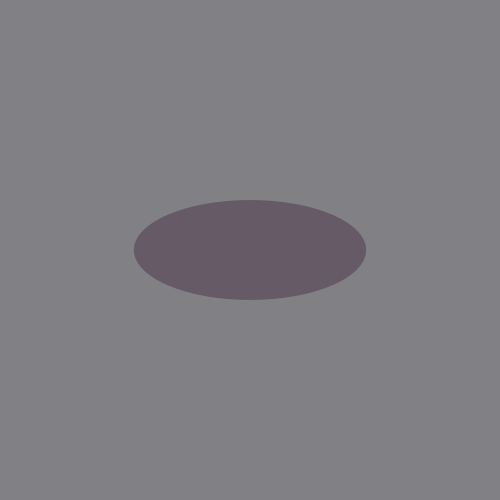
#> input picture Images/e6.png, 500 x 500 px, found by its file name
$ python potholedetection.py   (older library calls are emulated)
#> lines starting #> are read from the running program, lines starting #| are printed output that depends on the picture; after the words box and inside, x2 and y2 are one past the last pixel; in counts of white or black regions, pixels touching at a corner belong together
import cv2
import numpy as np

FRAME_WIDTH = 600

img = cv2.imread('images/e6.png')
#> img is the input picture: shape (500, 500, 3); mean B, G, R 130.7, 126.2, 127
img = cv2.imread('images/filled2.jpg')
img = cv2.imread('images/f2.png')
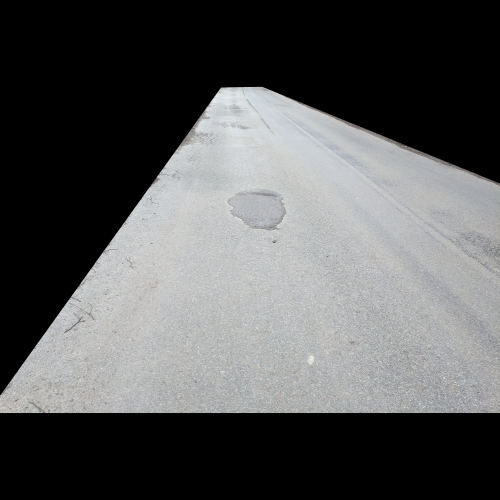
#> input picture Images/f2.png, 500 x 500 px, found by its file name
#> img is the input picture: shape (500, 500, 3); mean B, G, R 88.1, 87.8, 87.2
img = cv2.imread('images/fake_road4.png')
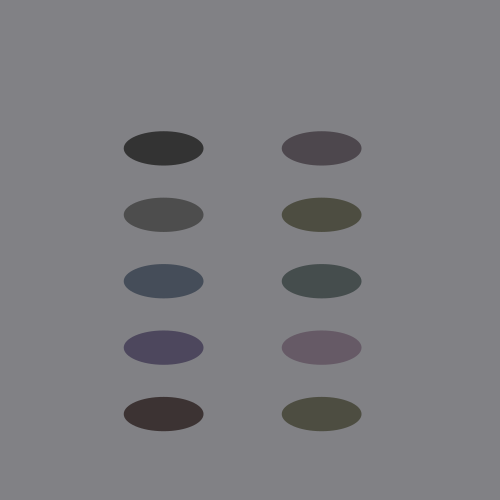
#> input picture Images/fake_road4.png, 500 x 500 px, found by its file name
#> img is the input picture: shape (500, 500, 3); mean B, G, R 128, 124.1, 124.2
img = cv2.imread('images/k2_cropped_small.png')
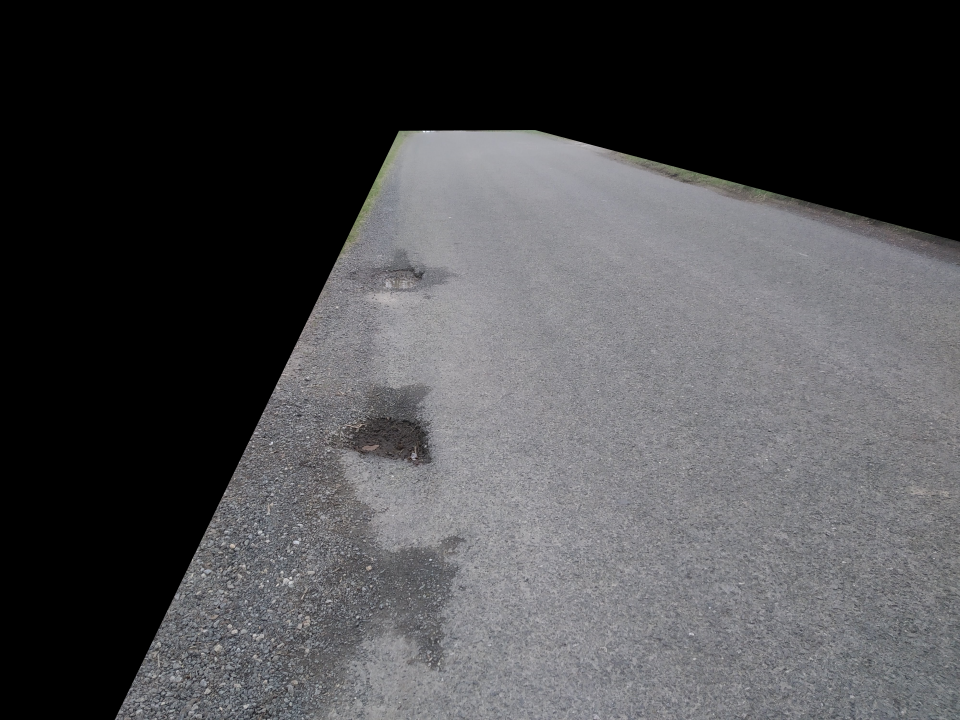
#> input picture Images/k2_cropped_small.png, 960 x 720 px, found by its file name
#> img is the input picture: shape (720, 960, 3); mean B, G, R 76.1, 74.1, 74.2
img = cv2.imread('images/im3_cropped_small.png')
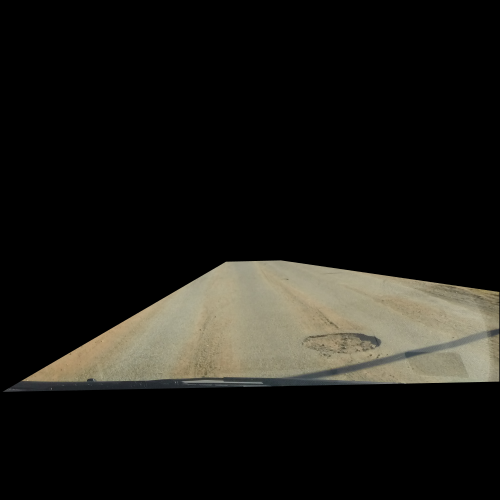
#> input picture Images/im3_cropped_small.png, 500 x 500 px, found by its file name
#> img is the input picture: shape (500, 500, 3); mean B, G, R 21.4, 25.8, 27

# Resize Image
height, width, depth = img.shape
#> height = 500; width = 500; depth = 3
img = cv2.resize(img, (int(FRAME_WIDTH), int(FRAME_WIDTH * height / width)))
#> img: shape (600, 600, 3)

# Greyscale
gray = cv2.cvtColor(img,cv2.COLOR_BGR2GRAY)
#cv2.imshow('Greyscale', gray)

# Blurring
blur = cv2.GaussianBlur(gray, (3, 3), 0)
#cv2.imshow('Blur', blur)

# Thresholding
retval, threshold = cv2.threshold(gray, 80, 255, cv2.THRESH_BINARY_INV)
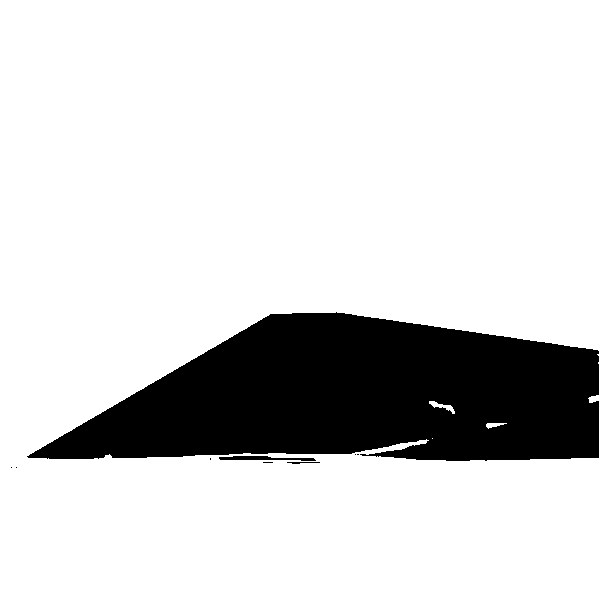
#> threshold: shape (600, 600); 83.4% white; 9 black regions (6 under 20 px), largest, box (x1, y1, x2, y2) and area: (27, 312, 599, 461) 59449, (219, 456, 316, 461) 292, (287, 462, 320, 464) 41
#cv2.imshow('threshold',threshold)

# Adaptive Thresholding
adThresh = cv2.adaptiveThreshold(gray, 255, cv2.ADAPTIVE_THRESH_GAUSSIAN_C, cv2.THRESH_BINARY_INV, 115, 5)
#> adThresh: shape (600, 600); 12.4% white; 145 white regions (128 under 20 px), largest, box (x1, y1, x2, y2) and area: (0, 280, 600, 495) 40470, (357, 400, 580, 454) 1699, (362, 399, 458, 424) 971
#cv2.imshow('Adaptive3',adThresh)

# Erosion
kernel = np.ones((2,2), np.uint8)
erosion = cv2.erode(adThresh, kernel, iterations = 3)	# best
#> erosion: shape (600, 600); 10.2% white; 18 white regions (13 under 20 px), largest, box (x1, y1, x2, y2) and area: (0, 283, 600, 468) 18428, (6, 456, 600, 495) 16848, (377, 403, 579, 452) 880, (398, 402, 457, 417) 284, (587, 398, 600, 404) 48
cv2.imshow('Eroded', erosion)

# Dilate the image
kernel = np.ones((2,2),np.uint8)
dilation = cv2.dilate(erosion, kernel, iterations=1)
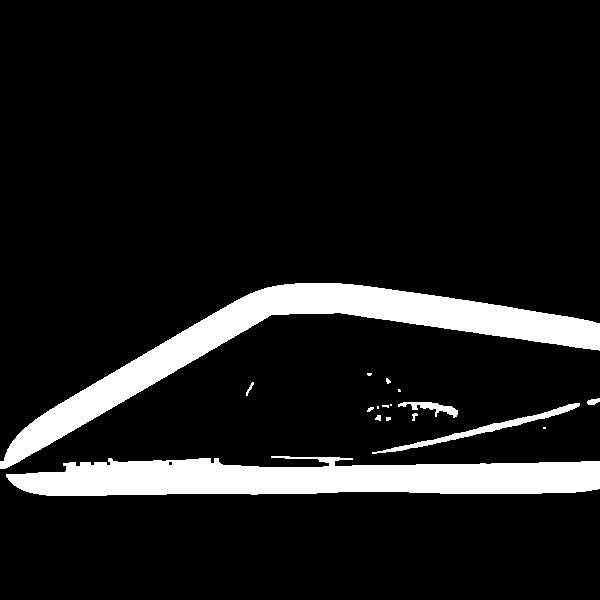
#> dilation: shape (600, 600); 10.7% white; 17 white regions (7 under 20 px)
#cv2.imshow('Dilate',dilation)

# Get Contours in Image
_, contours, hierarchy = cv2.findContours(dilation, cv2.RETR_EXTERNAL, cv2.CHAIN_APPROX_SIMPLE)
#> contours = 17 contours, 11 with area under 20; largest, box (x1, y1, x2, y2) and area: (0, 283, 600, 469) 18602, (6, 456, 600, 496) 16877, (372, 403, 580, 454) 932, (398, 402, 458, 418) 301, (587, 398, 600, 405) 48, (246, 382, 254, 396) 21

# Find Contours within Area Limits
for cnt in contours:
	area = cv2.contourArea(cnt)
	#print(area)
	if area < 280 or area > 3000:
		continue

	# Draw ellipse around contours
	ellipse = cv2.fitEllipse(cnt)
	cv2.ellipse(img, ellipse, (0,255,0), 2)
#> this loop made 17 passes
#> area on passes 1, 12, 14, 17: 16877, 48.5, 21, 18602
#> (area, ellipse) on passes 10 to 11: (932.5, ((488.7, 427.5), (6.82, 227.7), 76.6)), (301, ((429.7, 408.7), (12.44, 55.33), 97.23))
#> img: shape (600, 600, 3); mean B, G, R 20.9, 26.4, 26.4

cv2.imshow('original',img)
cv2.imshow('Ellipse', img)

# Draw Contours on Image
cv2.drawContours(img, contours, -1, (0,0,255),2)
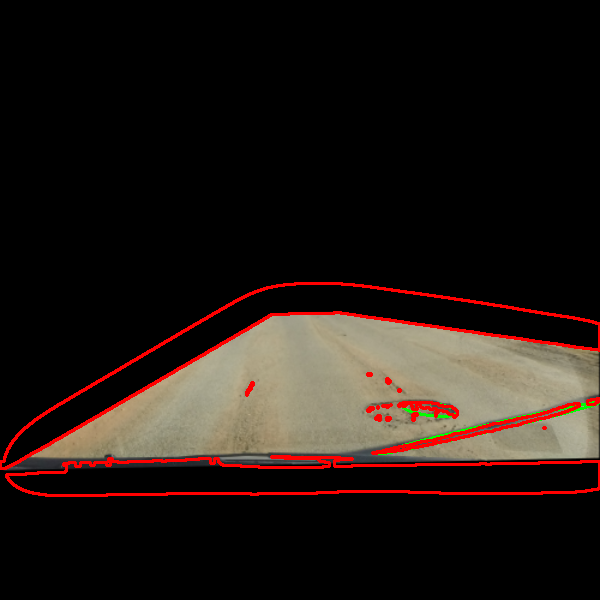
#> img: shape (600, 600, 3); mean B, G, R 19.9, 24.4, 33.2
#cv2.imshow('All Contours', img)

cv2.waitKey(0)
cv2.destroyAllWindows()
